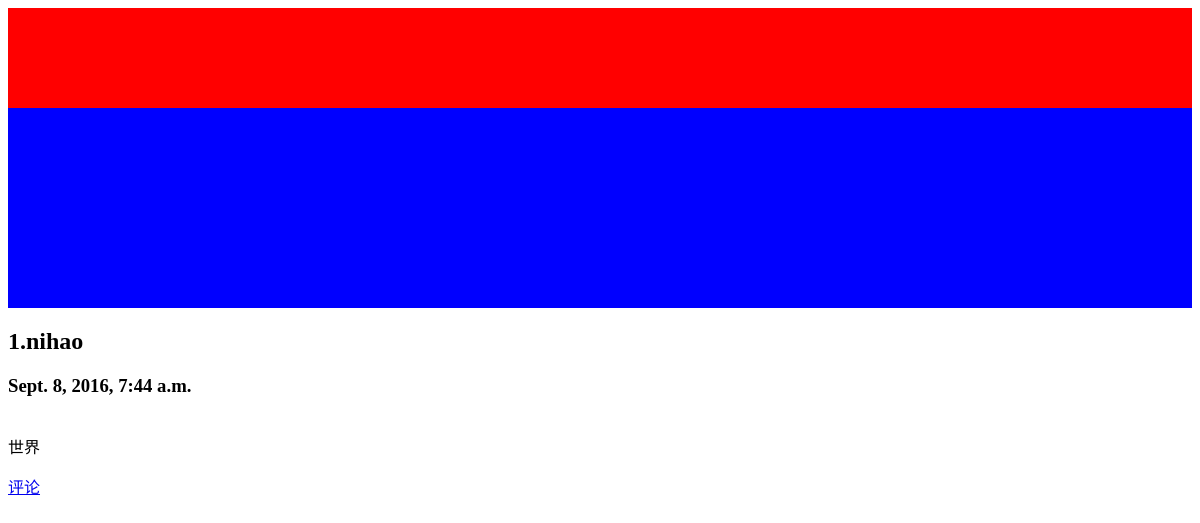
The page /iCHD/blog/all on the database as committed earlier.
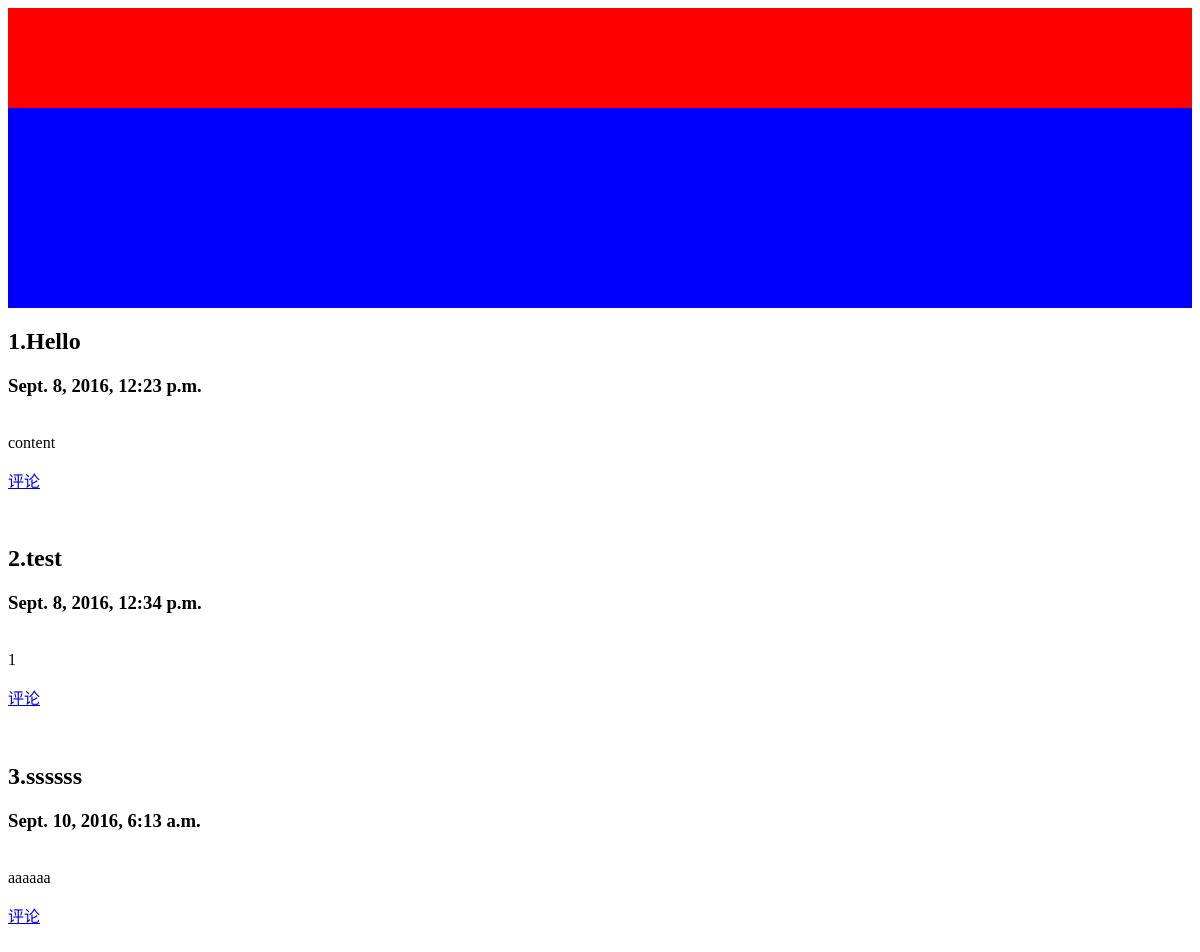
The same page on the database as committed later.
### iCHD/models.py (models this page shows, shortened)
class Blog(models.Model):
    title = models.CharField(max_length=150)
    body = models.TextField()
    time = models.DateTimeField()

### iCHD/views.py (the view)
def all(request):
    blogs = Blog.objects.all()
    return render(request, 'iCHD/all.html', {'blogs':blogs})

### iCHD/templates/iCHD/all.html (shortened to what this page needs)
	<div style="background-color:red;height:100px"></div>
<div style="background-color:blue;height:200px"></div>
{% for blog in blogs %}
	<p><h2>{{ forloop.counter }}.{{blog.title}}</h2> <h3>{{ blog.time }}</h3>
	{{blog.body }}
	<p> <a href="/iCHD/blog/{{blog.title}}/comment.html">评论</a> </p>
{% endfor %}

Rows that differ between the two databases and show on the page:
removed Blog: title "nihao", time "Sept. 8, 2016, 7:44 a.m.", body "世界"
added Blog: title "Hello", time "Sept. 8, 2016, 12:23 p.m.", body "content"
added Blog: title "test", time "Sept. 8, 2016, 12:34 p.m.", body "1"
added Blog: title "ssssss", time "Sept. 10, 2016, 6:13 a.m.", body "aaaaaa"
